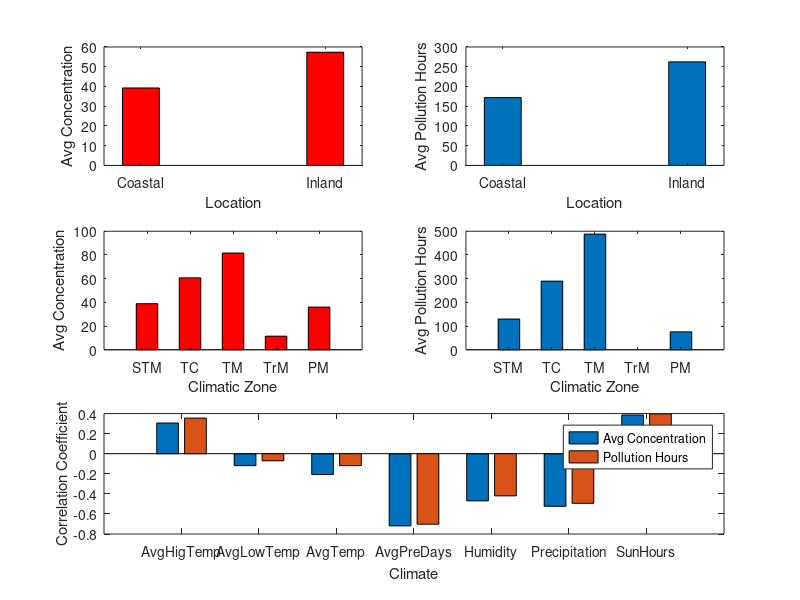

MATLAB code for this plot:
function [  ] = plot_geo_factors(  )
matrix_pm2p5_Avg=[39.24604074    57.33812245];
matrix_pm2p5_hour=[171.9048    262.3542];
figure;
subplot(3,2,1),bar(matrix_pm2p5_Avg,0.2,'r');
xlabel('Location');
ylabel('Avg Concentration');
set(gca, 'XTick', 1:2);
set(gca,'XTickLabel',{'Coastal','Inland'});

subplot(3,2,2),bar(matrix_pm2p5_hour,0.2);
xlabel('Location');
ylabel('Avg Pollution Hours');
set(gca, 'XTick', 1:2);
set(gca,'XTickLabel',{'Coastal','Inland'})


matrix_pm2p5_Avg=[38.87361591;60.65218571;81.60197333;11.4399;35.9743];
matrix_pm2p5_hour=[129.5789 289.3571 487.9333 0 75.5];
subplot(3,2,3),bar(matrix_pm2p5_Avg,0.5,'r');
xlabel('Climatic Zone');
ylabel('Avg Concentration');
set(gca, 'XTick', 1:5);
set(gca,'XTickLabel',{'STM','TC','TM','TrM','PM'});
%legend('Subtrop_mons','Temp_cont','Temp_mons','Trop_mons','Plat_moun');
subplot(3,2,4),bar(matrix_pm2p5_hour,0.5);
xlabel('Climatic Zone');
ylabel('Avg Pollution Hours');
set(gca, 'XTick', 1:5);
set(gca,'XTickLabel',{'STM','TC','TM','TrM','PM'});



matrix_pm2p5=[0.305907654504503 0.3547301279768298;
    -0.11900034736989357 -0.07080955582174527;
     -0.20791130801744176 -0.11876070530018361;
    -0.7189256884506049 -0.7026613858439501;   
    -0.4698328582601648 -0.42001943333118763;
    -0.5242365355634637 -0.4942710375505847;
    0.3857507506008064 0.3967289085380031];
subplot(3,2,5:6),bar(matrix_pm2p5);
legend('Avg Concentration','Pollution Hours');

xlabel('Climate');
ylabel('Correlation Coefficient');
set(gca, 'XTick', 1:7);
set(gca,'XTickLabel',{'AvgHigTemp','AvgLowTemp','AvgTemp','AvgPreDays','Humidity','Precipitation','SunHours'});





end